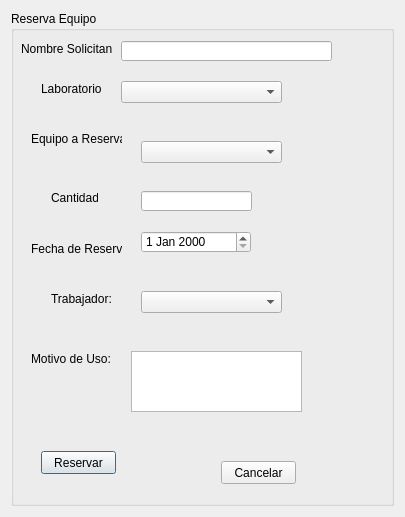
<?xml version="1.0" encoding="UTF-8"?>
<ui version="4.0">
 <class>ReservaEquipo</class>
 <widget class="QDialog" name="ReservaEquipo">
  <property name="geometry">
   <rect>
    <x>0</x>
    <y>0</y>
    <width>405</width>
    <height>517</height>
   </rect>
  </property>
  <property name="windowTitle">
   <string>Dialog</string>
  </property>
  <layout class="QGridLayout" name="gridLayout">
   <item row="0" column="0">
    <widget class="QGroupBox" name="groupBox">
     <property name="title">
      <string>Reserva Equipo</string>
     </property>
     <widget class="QLabel" name="label_2">
      <property name="geometry">
       <rect>
        <x>10</x>
        <y>30</y>
        <width>91</width>
        <height>16</height>
       </rect>
      </property>
      <property name="text">
       <string>Nombre Solicitante:</string>
      </property>
     </widget>
     <widget class="QLabel" name="label_3">
      <property name="geometry">
       <rect>
        <x>30</x>
        <y>70</y>
        <width>61</width>
        <height>16</height>
       </rect>
      </property>
      <property name="text">
       <string>Laboratorio:</string>
      </property>
     </widget>
     <widget class="QLabel" name="label_4">
      <property name="geometry">
       <rect>
        <x>20</x>
        <y>120</y>
        <width>91</width>
        <height>16</height>
       </rect>
      </property>
      <property name="text">
       <string>Equipo a Reservar:</string>
      </property>
     </widget>
     <widget class="QLabel" name="label_5">
      <property name="geometry">
       <rect>
        <x>40</x>
        <y>180</y>
        <width>47</width>
        <height>13</height>
       </rect>
      </property>
      <property name="text">
       <string>Cantidad:</string>
      </property>
     </widget>
     <widget class="QLabel" name="label_6">
      <property name="geometry">
       <rect>
        <x>20</x>
        <y>230</y>
        <width>91</width>
        <height>16</height>
       </rect>
      </property>
      <property name="text">
       <string>Fecha de Reserva:</string>
      </property>
     </widget>
     <widget class="QDateEdit" name="setFechaReserva">
      <property name="geometry">
       <rect>
        <x>130</x>
        <y>220</y>
        <width>110</width>
        <height>22</height>
       </rect>
      </property>
     </widget>
     <widget class="QLabel" name="label_8">
      <property name="geometry">
       <rect>
        <x>40</x>
        <y>280</y>
        <width>71</width>
        <height>16</height>
       </rect>
      </property>
      <property name="text">
       <string>Trabajador:</string>
      </property>
     </widget>
     <widget class="QLabel" name="label_9">
      <property name="geometry">
       <rect>
        <x>20</x>
        <y>340</y>
        <width>81</width>
        <height>16</height>
       </rect>
      </property>
      <property name="text">
       <string>Motivo de Uso:</string>
      </property>
     </widget>
     <widget class="QPushButton" name="pushButton">
      <property name="geometry">
       <rect>
        <x>30</x>
        <y>440</y>
        <width>75</width>
        <height>23</height>
       </rect>
      </property>
      <property name="text">
       <string>Reservar</string>
      </property>
     </widget>
     <widget class="QPushButton" name="pushButton_2">
      <property name="geometry">
       <rect>
        <x>210</x>
        <y>450</y>
        <width>75</width>
        <height>23</height>
       </rect>
      </property>
      <property name="text">
       <string>Cancelar</string>
      </property>
     </widget>
     <widget class="QLineEdit" name="txtNom">
      <property name="geometry">
       <rect>
        <x>110</x>
        <y>30</y>
        <width>211</width>
        <height>20</height>
       </rect>
      </property>
     </widget>
     <widget class="QComboBox" name="cmbEqui">
      <property name="geometry">
       <rect>
        <x>130</x>
        <y>130</y>
        <width>141</width>
        <height>22</height>
       </rect>
      </property>
     </widget>
     <widget class="QLineEdit" name="txtCant">
      <property name="geometry">
       <rect>
        <x>130</x>
        <y>180</y>
        <width>111</width>
        <height>20</height>
       </rect>
      </property>
     </widget>
     <widget class="QTextEdit" name="txtMoti">
      <property name="geometry">
       <rect>
        <x>120</x>
        <y>340</y>
        <width>171</width>
        <height>61</height>
       </rect>
      </property>
     </widget>
     <widget class="QComboBox" name="cmblab">
      <property name="geometry">
       <rect>
        <x>110</x>
        <y>70</y>
        <width>161</width>
        <height>22</height>
       </rect>
      </property>
     </widget>
     <widget class="QComboBox" name="cmbTra">
      <property name="geometry">
       <rect>
        <x>130</x>
        <y>280</y>
        <width>141</width>
        <height>22</height>
       </rect>
      </property>
     </widget>
    </widget>
   </item>
  </layout>
 </widget>
 <tabstops>
  <tabstop>txtNom</tabstop>
  <tabstop>cmblab</tabstop>
  <tabstop>cmbEqui</tabstop>
  <tabstop>txtCant</tabstop>
  <tabstop>setFechaReserva</tabstop>
  <tabstop>cmbTra</tabstop>
  <tabstop>txtMoti</tabstop>
  <tabstop>pushButton</tabstop>
  <tabstop>pushButton_2</tabstop>
 </tabstops>
 <resources/>
 <connections/>
</ui>
